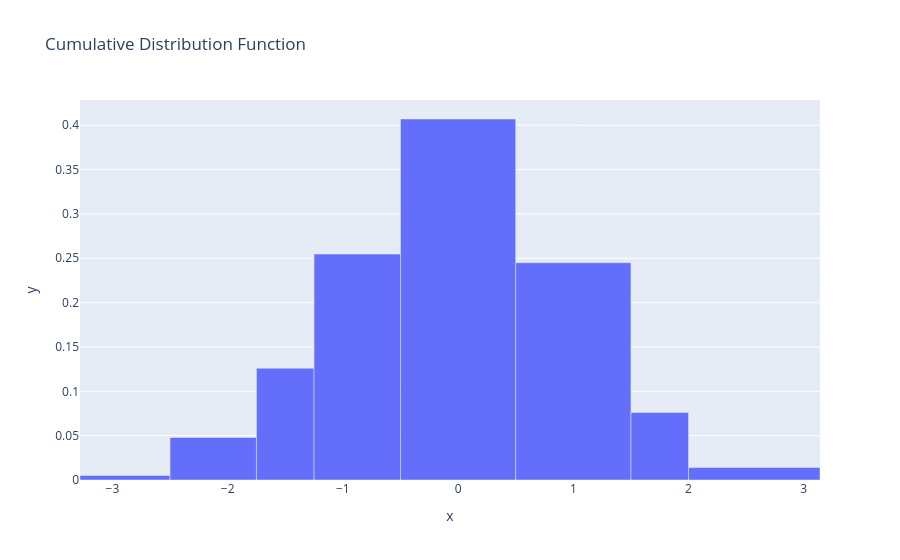

The notebook cell this image was saved under:
### Markdown cell above
## Example 3: Cumulative Distribution

Create cumulative histograms to visualize cumulative distributions.

### Code cell
fig = histogram(x=data, title="Cumulative Distribution Function")
fig.show()

### Figure 1 — Plotly figure (JSON) as saved in the notebook; plotly's stock layout.template omitted (floating-point values rounded to 4 significant figures)
{"data": [{"alignmentgroup": "True", "hovertemplate": "x=%{x}<br>y=%{y}<extra></extra>", "legendgroup": "", "marker": {"color": "#636efa", "pattern": {"shape": ""}}, "name": "", "offsetgroup": "", "orientation": "v", "showlegend": false, "type": "bar", "width": [0.7812, 0.75, 0.5, 0.75, 1, 1, 0.5, 1.141], "x": [-2.891, -2.125, -1.5, -0.875, 0.0, 1.0, 1.75, 2.57], "xaxis": "x", "y": [0.00512, 0.048, 0.126, 0.2547, 0.407, 0.245, 0.076, 0.01403], "yaxis": "y"}], "layout": {"legend": {"tracegroupgap": 0}, "title": {"text": "Cumulative Distribution Function"}, "xaxis": {"anchor": "y", "domain": [0, 1], "title": {"text": "x"}}, "yaxis": {"anchor": "x", "domain": [0, 1], "title": {"text": "y"}}}}
